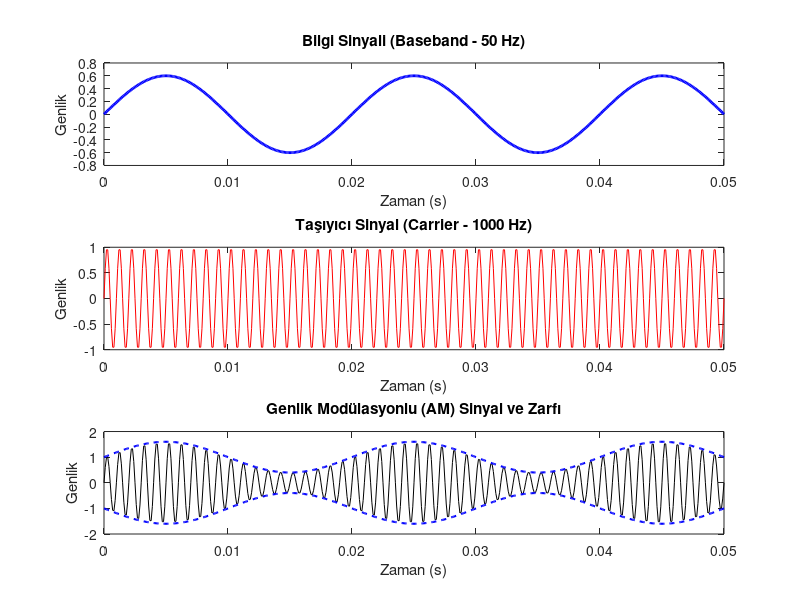

MATLAB code for this plot:
% 5_am_modulasyon.m
% MDDE102 Sinyal İşleme - Hafta 11 Uygulaması
% GNU Octave ve MATLAB uyumludur.

clear all; close all; clc;

fs = 10000; % Yüksek örnekleme hızı
t = 0:1/fs:0.05; % 50 ms'lik zaman aralığı

fm = 50;   % Bilgi sinyali frekansı (50 Hz - Alçak Frekans)
fc = 1000; % Taşıyıcı sinyal frekansı (1 kHz - Yüksek Frekans)
Am = 0.6;  % Modülasyon indeksi (Bilgi sinyali genliği)

% Sinyallerin Üretilmesi
bilgi = Am * sin(2 * pi * fm * t);
tasiyici = sin(2 * pi * fc * t);

% Genlik Modülasyonu (AM) Denklemi: y(t) = [1 + m(t)] * c(t)
am_sinyali = (1 + bilgi) .* tasiyici;

% Zarf hesaplama (Görselleştirme için)
ust_zarf = 1 + bilgi;
alt_zarf = -(1 + bilgi);

% Grafikler
figure('Name', 'Genlik Modülasyonu (AM)');
subplot(3,1,1);
plot(t, bilgi, 'b', 'LineWidth', 2);
title('Bilgi Sinyali (Baseband - 50 Hz)');
xlabel('Zaman (s)'); ylabel('Genlik');

subplot(3,1,2);
plot(t, tasiyici, 'r');
title('Taşıyıcı Sinyal (Carrier - 1000 Hz)');
xlabel('Zaman (s)'); ylabel('Genlik');

subplot(3,1,3);
plot(t, am_sinyali, 'k'); hold on;
plot(t, ust_zarf, 'b--', 'LineWidth', 1.5); % Zarfı çiz çiz
plot(t, alt_zarf, 'b--', 'LineWidth', 1.5);
title('Genlik Modülasyonlu (AM) Sinyal ve Zarfı');
xlabel('Zaman (s)'); ylabel('Genlik');
